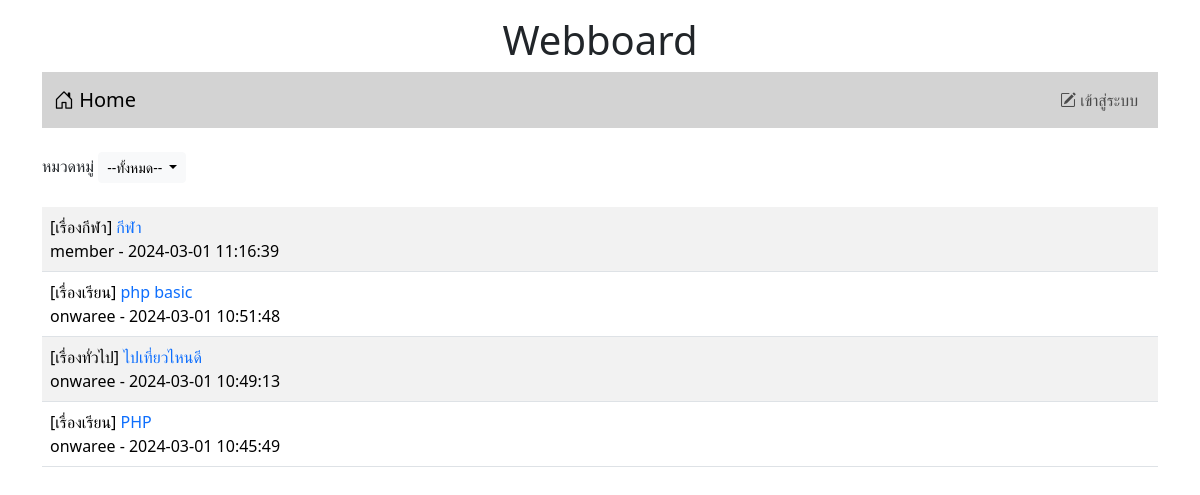
Before: / with the older database file.
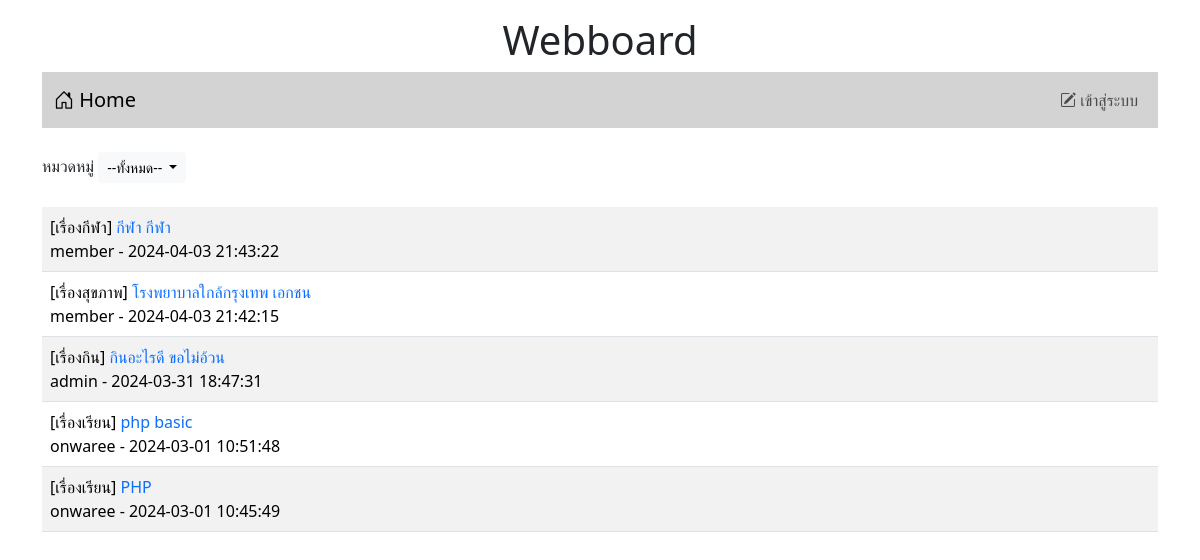
After: the same page with the newer database file.
### tables this page shows
CREATE TABLE `post` (
  `id` int(11) NOT NULL,
  `title` varchar(128) NOT NULL,
  `content` varchar(2048) NOT NULL,
  `post_date` datetime NOT NULL,
  `cat_id` int(11) NOT NULL,
  `user_id` int(11) NOT NULL
);

CREATE TABLE `category` (
  `id` int(11) NOT NULL,
  `name` varchar(32) NOT NULL
);

CREATE TABLE `user` (
  `id` int(11) NOT NULL,
  `login` varchar(32) NOT NULL,
  `password` varchar(64) NOT NULL,
  `name` varchar(64) NOT NULL,
  `gender` char(1) NOT NULL,
  `email` varchar(32) NOT NULL,
  `role` char(1) NOT NULL
);

### index.php (the view, shortened to what this page needs)
<!DOCTYPE html>
<html lang="en">
<head>
    <link href="https://cdn.jsdelivr.net/npm/bootstrap@5.3.2/dist/css/bootstrap.min.css" rel="stylesheet">
    <link rel="stylesheet" href="https://cdn.jsdelivr.net/npm/bootstrap-icons@1.11.3/font/bootstrap-icons.min.css">
</head>
<body>
    <div class="container-lg">
        <h1 style="text-align: center;" class="mt-3">Webboard </h1>
        <?php
            include("nav.php")
        ?>
        <div class="mt-4 d-flex justify-content-between">
            <div>
                <label>หมวดหมู่</label>
                <span class="dropdown">
                    <?php
                        if (isset($_GET['catid']) && !empty($_GET['catid'])){
                            $conn = new PDO("mysql:host=localhost;dbname=webboard;charset=utf8", "root", "");
                            $sql = "SELECT * FROM category as c
                                    WHERE c.id = {$_GET['catid']}";
                            foreach ($conn->query($sql) as $row) {
                        ?>
                            <button class="btn btn-light btn-sm dropdown-toggle" type="button" data-bs-toggle="dropdown" aria-expanded="false">
                                <?=$row['name']?>
                            </button>
                        <?php
                            }
                        }else{
                        ?>
                            <button class="btn btn-light btn-sm dropdown-toggle" type="button" data-bs-toggle="dropdown" aria-expanded="false">
                                --ทั้งหมด--
                            </button>
                        <?php
                        }
                    ?>
                </span>
            </div>
        </div>
        <table class="table table-striped mt-4">
            <?php
            $conn = new PDO("mysql:host=localhost;dbname=webboard;charset=utf8", "root", "");
            $sql = "SELECT t3.name, t1.title, t1.id, t2.login,t1.user_id , t1.post_date FROM post AS t1
                INNER JOIN user AS t2 ON (t1.user_id=t2.id)
                INNER JOIN category AS t3 ON (t1.cat_id=t3.id)";
            $sql .= " ORDER BY t1.post_date DESC";
            $result = $conn->query($sql);
            while ($row = $result->fetch()) {
                echo "<tr>
                        <td class='d-flex justify-content-between'>
                            <div>  [{$row['name']}]
                                <a href='post.php?id={$row['id']}' style='text-decoration:none'> {$row['title']} </a>
                                <br>
                                {$row['login']} - {$row['post_date']}  </div>  ";
                echo "</td> </tr>";
            }
            ?>
        </table>
    </div>
</body>
</html>

### nav.php (shortened to what this page needs)
<nav class="navbar navbar-expand-sm" style="background-color: #d3d3d3;">
    <div class="container-fluid">
        <a class="navbar-brand" href="index.php"> <i class="bi bi-house-door"></i> Home</a>
        <ul class="navbar-nav">
            <?php
                if(!isset($_SESSION['id'])){
            ?>
                <li class="nav-item">
                    <a class="nav-link" aria-current="page" href="login.php"> <i class="bi bi-pencil-square"></i> เข้าสู่ระบบ</a>
                </li>
            <?php
                }
            ?>
        </ul>
    </div>
</nav>

Changed rows visible on the page:
removed post: category.name "เรื่องทั่วไป", title "ไปเที่ยวไหนดี", user.login "onwaree", post_date "2024-03-01 10:49:13"
changed post "เรื่องกีฬา": title "กีฬา" → "กีฬา กีฬา"; post_date "2024-03-01 11:16:39" → "2024-04-03 21:43:22"
added post: category.name "เรื่องสุขภาพ", title "โรงพยาบาลใกล้กรุงเทพ เอกชน", user.login "member", post_date "2024-04-03 21:42:15"
added post: category.name "เรื่องกิน", title "กินอะไรดี ขอไม่อ้วน", user.login "admin", post_date "2024-03-31 18:47:31"
